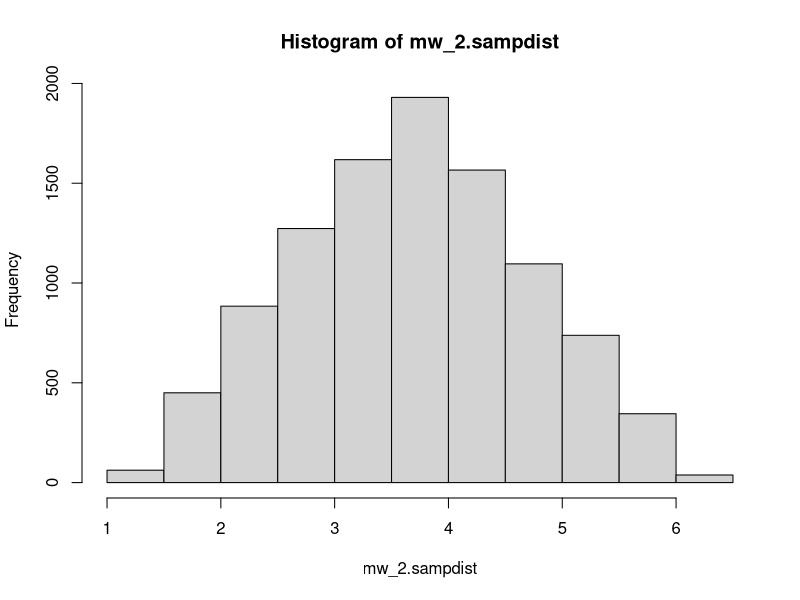
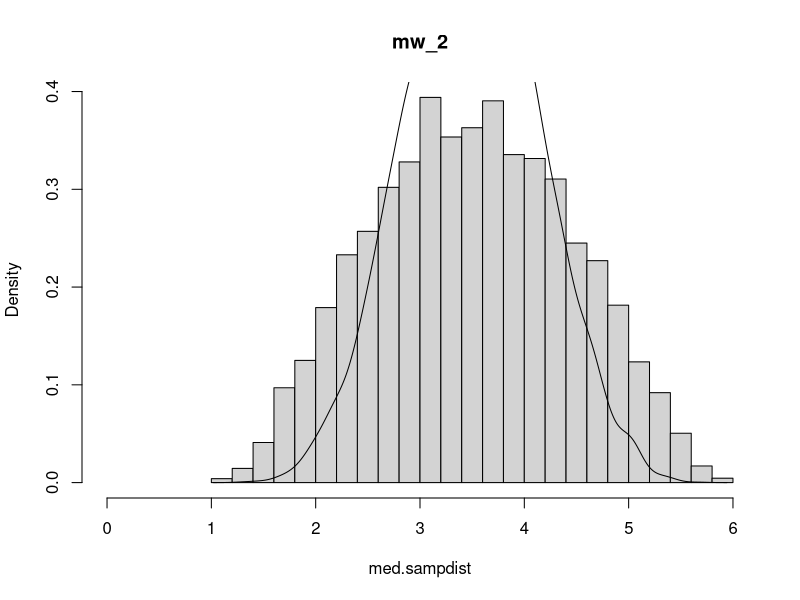

These figures' R source, in order:
#Ein Schätzer (a.k.a. Statistik) ist eine Funktion der Stichprobe
mw = function(x){ 
  return (mean(x))
}

mw_2 = function(x){ 
  return (0.5*(x[1] + x[2]) + 1/length(x))
}

med = function(x){ 
  return (median(x))
}


mw.sampdist = med.sampdist = mw_2.sampdist = rep(NA, 10000)

n = 5
for (i in 1:length(mw.sampdist)){
  x = runif(n, 1, 6) #Erzeugung der Stichprobe, aus einer Verteilung
  #Frage was ist EW
  mw.sampdist[i] = mw(x)
  mw_2.sampdist[i] = mw_2(x)
  med.sampdist[i] = med(x)
}

#Erwartungstreue
hist(mw_2.sampdist)
mean(mw_2.sampdist) #Nein
mean(mw.sampdist)  #Ja
mean(med.sampdist)#JA

#MSE
theta = 3.5
mean((mw.sampdist - theta)^2)
mean((mw_2.sampdist - theta)^2)
mean((med.sampdist - theta)^2)
var(med.sampdist)

hist(med.sampdist, 30, xlim = c(0,6), main='mw_2', freq = FALSE)
lines(density(mw.sampdist))

mean(mw.sampdist)
mean(mw_2.sampdist)
